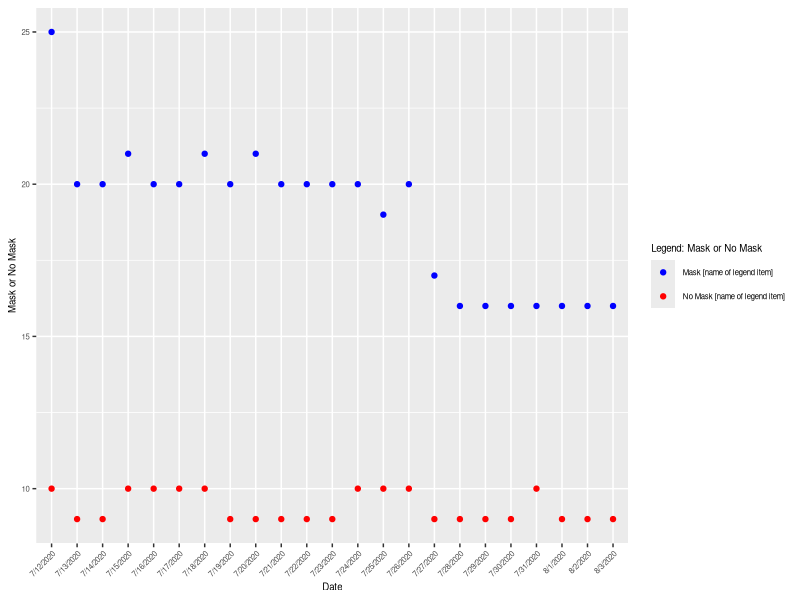

Generate this figure with R:
## ---- chunk 1
library(tidyverse) 
library(ggplot2)
## ---- chunk 2
KACovid <- tribble(
  ~date, ~mask, ~No_mask,
  "7/12/2020", 25, 10,
  "7/13/2020", 20, 9,
  "7/14/2020", 20, 9,
  "7/15/2020", 21, 10,
  "7/16/2020", 20, 10,
  "7/17/2020", 20, 10,
  "7/18/2020", 21, 10,
  "7/19/2020", 20, 9,
  "7/20/2020", 21, 9,
  "7/21/2020", 20, 9,
  "7/22/2020", 20, 9,
  "7/23/2020", 20, 9,
  "7/24/2020", 20, 10,
  "7/25/2020", 19, 10,
  "7/26/2020", 20, 10,
  "7/27/2020", 17, 9,
  "7/28/2020", 16, 9,
  "7/29/2020", 16, 9,
  "7/30/2020", 16, 9,
  "7/31/2020", 16, 10,
  "8/1/2020", 16, 9,
  "8/2/2020", 16, 9,
  "8/3/2020", 16, 9,
)
## ---- chunk 3
library(ggplot2)
colors <- c("Mask [name of legend item]" = "blue", "No Mask [name of legend item]" = "red")
ggplot(KACovid, aes(x=date)) + 
  geom_point(aes(y = mask, color = "Mask [name of legend item]"), size = 1.5) + 
  geom_point(aes(y = No_mask, color="No Mask [name of legend item]"), size = 1.5) +
labs(                                
   x = "Date",
   y = "Mask or No Mask",
   color = "Legend: Mask or No Mask"
 ) +
scale_color_manual(values = colors) +
theme(text = element_text(size=7),
        axis.text.x = element_text(angle=45, hjust=1))
